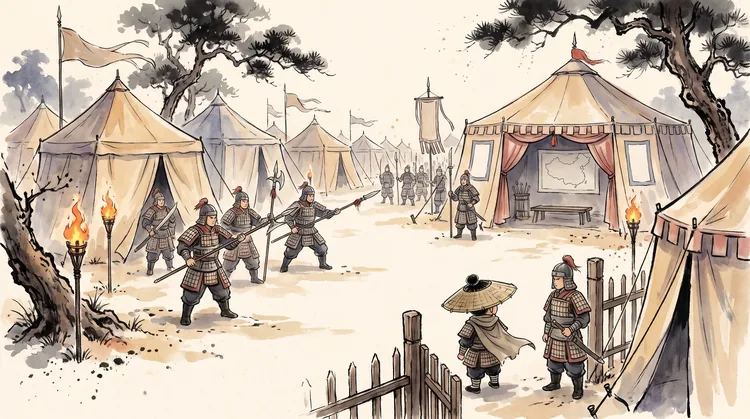
#> input picture web/img/events/camp.webp, 750 x 419 px
$ python -i gate.py   (imports and definitions only)
#> lines starting #> are read from the running program, lines starting #| are printed output that depends on the picture
"""The web comparison gate: walk the same screens on two commits and say whether anything a player can see changed.

    python scripts/webqa/gate.py --base <sha> --head <sha> --out <dir>

Exit 0 green, 1 real differences, 2 the tool broke (no browser, node or PIL; a server did not start; a patch target is gone;
the driver died or stopped answering; a flow threw; a scene that has to be reached was not). Everything below --out is throwaway except
summary.json, report.txt and red/. Noise is classified by noise.py; only what is left counts.
--changed-files that picks no round (an empty list; package files NOT_ON_TABLE says no round reaches while they are off) is exit 0 with
nothing unpacked, and summary.not_walked says which files and why. --dry-run prints the pick and stops.
--new <pkg,...> lists the css-rules of the new packages' own sheets (web/<pkg>.css) as NEW instead of red; every other sheet counts as before.
Codes (identity) never go to the server log (batch 208: only the notice line, LOG_LINE): a round that reaches a code reads the fake
senders' outbox, --outbox, which serve.py appends to <round>/<base|head>.outbox.jsonl when identity and fake_services are on. No round
reaches a code yet (identity is off in season21): ready, never walked.

What the walk cannot see: it freezes animation, and it takes no pictures at 640, 641 and 900. Both come from the corpus replay (replay.py), and the
replay is about stylesheets, so it runs here when a stylesheet or index.html differs between the two commits; summary.replay says whether it ran and
why. Without it those three windows only have the page's size behind them: used values moving there are counted apart, as layout-no-pixels.
A light scene's first picture (375-light, dpr 1) used to come in the very window the scene before had left: no whole-page paint, and the
battle card's countdown, rewritten every second, drew that piece one level off at random (batch 254). driver.mjs now flips the dpr first;
that took the c round from red every time to red 1 time in 6 (still bt_watch_shut, the same 713 pixels): the second paint is not all gone.
Batch 260: the countdown repaints again every second with no reload, so each light scene's 375-light window is shot twice more on the same
side (hashes only, facts.variants) and a picture both sides drew is noise.py repaint-variants; a change only one side can
draw has no picture in common and stays real. After it the c round's stretch went 12 runs with 0 red (2 of them taken as repaint-variants).
Still red: main's dadian_left at 375-light __s1 (19 px, 50 levels, the top corners of the shop's dark tiles): red 1 run in 13 in batch 260
(4 of them with the variants on, the red one with another walk running beside it). It is not this repaint: in the run kept to look every later shot on a
side was that side's own picture, and the red run had nothing in common, so it is still red (noise.py).
The 1280 page's scrollbar gutter can come back by itself in the middle of a window (batch 258: from main 039_smith on Chrome kept the page
without it, and it came back at random around 092_bd_given-094; AJ caught it between the first picture and the scrolled ones). driver.mjs
reads the layout again when a window is done and shoots it again when sw or cw moved, twice at most; still moving, the scene keeps
layoutEnd and moved (report.txt info "gutter moved"), and compare.py judges the scrolled pictures and the styles by the end-of-window sw.
The yw round (batch 256) walks the strange tales (yiwen package), off in every profile: only that round's server turns them on in memory,
makes both rolls always hit, holds the storyteller (writer.write_scene) while the walk has it armed so the waiting page can be shot, and has
a fake screen call one line bad so the 自己說 box can be spent (serve.py). A side whose copy lacks what the round stands on (ROUND_NEEDS:
older than the AI wave) cannot walk it: the round is left out on both, SKIPPED in the report and summary.skipped, not red and not the tool.
Batch 262: that is only when the base lacks it. The base has it and the head does not (the head lost it): REAL, class round-lost (in STAY_RED,
so --new yiwen does not list it), detail names what the head lacks, and the round is not walked (split_unwalkable); all rounds lost is exit 1.
--new yiwen (ROUND_PACKAGE) lists that round's differences as NEW (summary.new_rows) instead of red, except STAY_RED (the head's console,
exceptions and failed requests, who-is-who words, stylesheet rules); a flow that throws or a scene in must_reach not reached is still exit 2.
Without --new yiwen a difference there is REAL like any other round's.
What the replay cannot see: its corpus is the base side's DOM, so an element only the head draws (wave AA: .sup-admin-entry) is not in it,
and the rules written for that element are not seen there; the walk is what shows it.
A red pixel row keeps the side-by-side and both full-size pictures (<file>__A.png, <file>__B.png) under red/ (the replay's under replay/red/);
report.txt names them. Every noise row, walk and replay, is in summary.json noise_rows (round, file = scene__window, class, pixels, levels).
"""
import argparse
import concurrent.futures
import glob
import hashlib
import json
import os
import shutil
import socket
import subprocess
import sys
import threading
import time

HERE = os.path.dirname(os.path.abspath(__file__))
sys.path.insert(0, HERE)
REPO = os.path.dirname(os.path.dirname(HERE))
ROUNDS = ("main", "x", "y", "z", "v", "c", "cs", "extra", "yw")
# Batch 256: a round that stands on a package the older commit may not have. Each (file, text) has to be in a copy for the round to walk there;
# a side without one is not red and not the tool broken: the round is left out, summary.skipped says why (round_cannot_walk).
ROUND_NEEDS = {
    "yw": (("tianxia/features/yiwen/writer.py", "def write_scene"),  # serve.py holds it
           ("tianxia/features/yiwen/routes.py", '"yiwen_step"'),  # the storyteller's three-stage route (AI wave, batch 252)
           ("tianxia/core/tuning/yiwen.py", "discover_chance")),  # serve.py turns it to always
}
# Batch 256: --new <pkg> with the package a round is about: that round's differences are listed (summary.new_rows), not red, except these
ROUND_PACKAGE = {"yw": "yiwen"}
STAY_RED = {"console-head-only", "exceptions-head-only", "http-head-only", "failed-head-only", "words", "css-rules", "round-lost"}
ROUND_LOST = "round-lost"  # batch 262: the base walks the round, the head lost what it stands on: REAL, not skipped (split_unwalkable)
MUST_REACH = os.path.join(HERE, "must_reach.txt")
FORBIDDEN_PORTS = {7861}
DETACHED = subprocess.CREATE_NEW_PROCESS_GROUP | subprocess.DETACHED_PROCESS if os.name == "nt" else 0
STATIC_EXT = (".png", ".jpg", ".jpeg", ".webp", ".gif", ".svg", ".ico", ".woff", ".woff2", ".mp3", ".ogg")
STYLE_EXT = (".css", ".html")
MUTATIONS = ("card-padding", "css-last")
YW_PADDING = "yw-padding"  # batch 256, selftest only: the meeting card's padding in web/yiwen.css: the yw round must go red, and with --new yiwen be listed
PKG_CSS = "pkg-css"  # batch 110: one rule more in web/identity.css: red without --new, NEW (not red) with --new identity; not a selftest control
HOSTILE = {  # selftest only: a page that does what the walk must survive
    "page-hang": 'document.addEventListener("click", () => { for (;;) {} }, true);',
    "page-alert": 'document.addEventListener("click", () => { alert("webqa selftest"); }, { capture: true, once: true });',
}
QUIET = "css-comment"  # selftest only: a stylesheet that differs with nothing to see: the replay runs and stays green
IMG_INVERT = "img-invert"  # batch 237, selftest only: every web/ image inverted, same size and format: computed styles the same, pixels not; the replay must still go red
IMG_BATTLE = "img-battle"  # batch 254, selftest only: the battle card's pictures inverted (web/battle.js BP_BG): computed styles the same, the countdown's piece really changes; the c round must go red
IMG_BATTLE_FILES = ("web/img/events/camp.webp", "web/img/events/night.webp")
# batch 260, selftest only: a band across the middle of the same two pictures inverted: a small piece of the battle card really changes,
# computed styles the same; the c round must go red as pixels and repaint-variants must not take it (no picture each side drew of the other)
IMG_BATTLE_SPOT = "img-battle-spot"
ROUND_SECONDS = {"fast": 5400, "full": 16200}  # the slowest round so far, main on fast, took 34 minutes
PORT_LOCK = threading.Lock()
COVERAGE = os.path.join(HERE, "coverage.json")  # round -> web files it calls into (batch 107; scripts/webqa/coverage.py build/check)
SHELL_FILES = {"web/app.js", "web/main.js", "web/shell.js", "web/index.html", "web/style.css"}  # every round stands on these


NOT_ON_TABLE = {  # batch 110: page files no round reaches, and why; coverage.py check wants every web/*.js on the table, in SHELL_FILES or here
    "web/sw.js": "not a page script: the notify package's route serves it to the service worker",
    "web/explore.js": "the gather branches (explore:gather) left the engine with explore three-ways (batch 13): no season offers the option",
    "web/state.js": "top-level state only, no named function to count (every page loads it); not a package file, so a change walks every round",
    "web/tale_page.js": "its own page (/zhanji/<code>, tale_html.py), not loaded by /; no round calls its toast; not a package file, so a change walks every round",
    "web/zhuan_page.js": "its own page (zhuan_html.py), not loaded by /; no round calls its set or toast; not a package file, so a change walks every round",
    "web/jianghu.js": "the 江湖頁重排 package (Joy 2026-11-25) is off in every profile until Joy OKs the real page; rounds only call jhOn, which answers false. Rebuild coverage.json on the host when it turns on",
    # batch 233: titles, terms, jieyi, mail, zongmen, guard and codex left this list: week7 and season21 turn them on (#243, codex 11/13)
    # and every round's walk calls into their page files, so coverage.json has them. web/intro.js left too: serve.py still turns the
    # intro package off for the walk (the 開場 layer would cover the clicks), but every round's page calls into the file all the same
    # web/yiwen.js left in batch 256: the yw round turns the strange tales on (serve.py) and walks them
    "web/xiake.js": "the 俠客頁重排 package (Joy 2026-11-26) turned on in week7 and season21 on 2026-11-26 (Joy「好了就可以上正式」); no round walks it yet: rebuild coverage.json on the host and drop this line",
    "web/difang.js": "the 地方大事 package (Joy 2026-11-26「做」) turned on in week7 and season21 on 2026-11-26 (Joy「跑完沒問題可以合進去主幹然後開關打開」); no round walks it yet: rebuild coverage.json on the host and drop this line",
    "web/jianwen.js": "the 見聞頁重排 package (Joy 2026-11-27) is on in week7 and season21 since Joy 2026-11-28「合 打開」, but the recorded rounds were cut before that and only call jwOn. Rebuild coverage.json on the host when it turns on",
    "web/tiepu.js": "the 鐵匠鋪重排 package (Joy 2026-11-28) is on in week7 and season21 since Joy 2026-11-28「合 打開」, but the recorded rounds were cut before that and only call tpOn. Rebuild coverage.json on the host when it turns on",
    "web/wanbao.js": "the 萬寶閣重排 package (Joy 2026-11-28) is on in week7 and season21 since Joy 2026-11-28「合 打開」, but the recorded rounds were cut before that and only call wbOn. Rebuild coverage.json on the host when it turns on",
    "web/lunjian.js": "the 門派論劍 package (Joy 2026-11-28「機制這樣可以 開始做」) is off in every profile: lunjianEyeItem answers null until a profile turns it on",
    "web/unfold.js": "the unfold package (Joy 2026-11-25) is off in week7 and season21: no round reaches it until a profile turns it on",
    "web/lingyan.js": "the lingyan package (Joy 2026-11-26) is off in every profile: lingyanEntryHtml answers empty until a profile turns it on",
}


# [98 lines left out: functions round_cannot_walk, split_unwalkable, scene_round, split_round_new, package_file, rounds_detail and 2 more, not called in this run]


class ToolBroke(Exception):
    """Something the comparison stands on is not there: exit 2, whatever the pages look like."""


class NothingToWalk(Exception):
    """Batch 110: --changed-files picked no round (an empty list, or package files no round reaches while they are off): exit 0, nothing unpacked."""


class OnlyLost(Exception):
    """Batch 262: every round left is one the head lost (split_unwalkable): exit 1, the round-lost rows are REAL, nothing walked."""


# [55 lines left out: functions find_chrome, find_node, need_pil, port_free, free_port, pick_ports, not called in this run]


def kill_tree(pid: int) -> None:
    subprocess.run(["taskkill", "/PID", str(pid), "/T", "/F"], capture_output=True)


# [30 lines left out: functions wait_all, clean_env, invert_image, not called in this run]


def invert_band(p: str, frac: float = 0.1) -> None:
    """Selftest only (batch 260): one horizontal band across the middle of the picture inverted, frac of its height; the rest, the size
    and the format as they were."""
#> called with p = '../../web/img/events/camp.webp', frac = 0.1
    from PIL import Image, ImageOps

    with Image.open(p) as im:
#> im is the input picture: PIL image 750x419 RGB; mean R, G, B 197.8, 182.8, 167.7
        fmt = im.format
#> fmt = 'WEBP'
        rgb = im.convert("RGBA") if "A" in im.mode or im.mode == "P" else im.convert("RGB")
    w, h = rgb.size
#> w = 750; h = 419
    top = int(h * (0.5 - frac / 2))
#> top = 188
    box = (0, top, w, max(top + 1, int(h * (0.5 + frac / 2))))
#> box = (0, 188, 750, 230)
    band = rgb.crop(box)
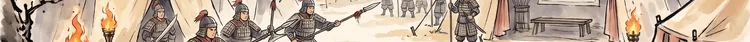
#> band: PIL image 750x42 RGB; mean R, G, B 190.6, 170.3, 151.9
    if band.mode == "RGBA":
        r, g, b, a = band.split()
        band = Image.merge("RGBA", (*ImageOps.invert(Image.merge("RGB", (r, g, b))).split(), a))
    else:
        band = ImageOps.invert(band)
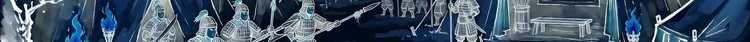
#> band: PIL image 750x42 RGB; mean R, G, B 64.4, 84.7, 103.1
    rgb.paste(band, box)
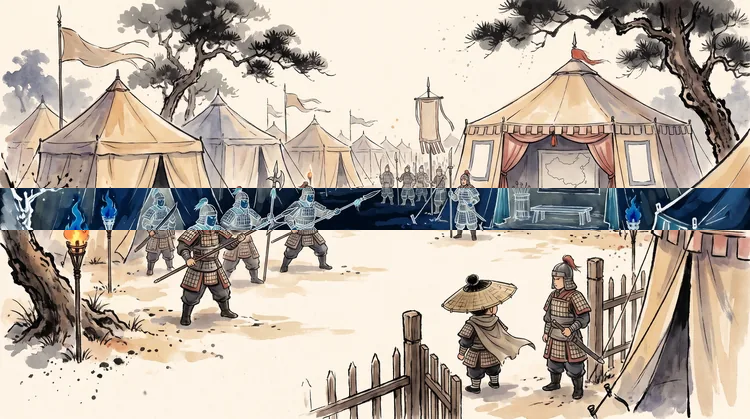
#> rgb: PIL image 750x419 RGB; mean R, G, B 185.2, 174.3, 162.8
    rgb.save(p, format=fmt)


# [72 lines left out: function mutate, not called in this run]


VAPID_TEST_SCALAR = 0x7E6B_A110_5EED_0000_0000_0000_0000_0000_0000_0000_0000_0000_0000_0000_0000_0001  # batch 110: a fixed P-256 key, the same on both copies


IDENTITY_TEST_KEYS = {"key": "webqa-test-key-0123456789", "notify_key": "webqa-notify-key-0123456789", "turnstile_secret": "webqa-test"}  # --outbox only


# [28 lines left out: functions seed_local, static_digest, not called in this run]


class Server:
    # [447 lines left out: functions __init__, wait_up, stop, run_round, stylesheet_changes, run_replay and 10 more, not called in this run]


# [2 lines not run here, left out]

>>> result = invert_band('../../web/img/events/camp.webp')
